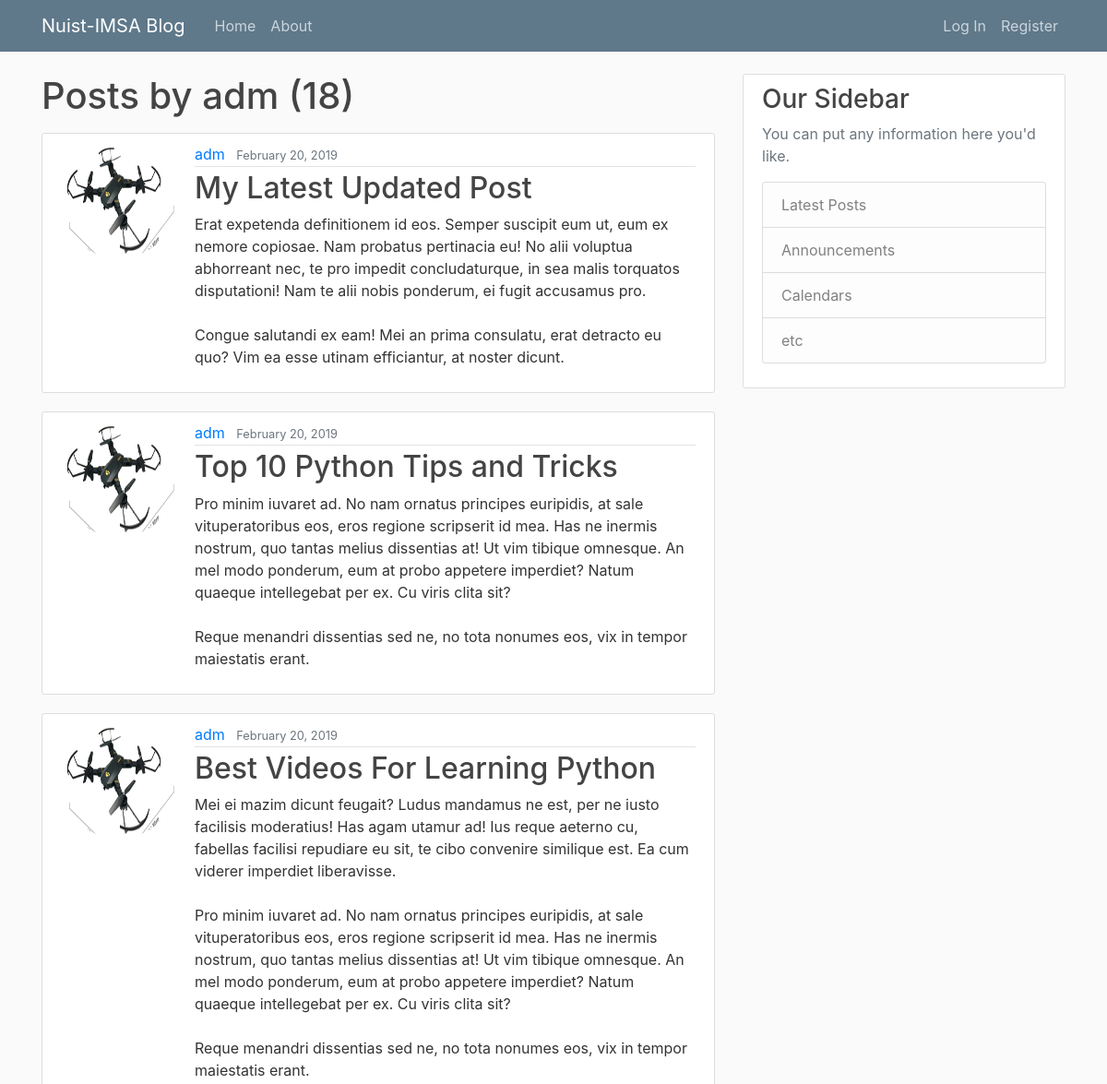
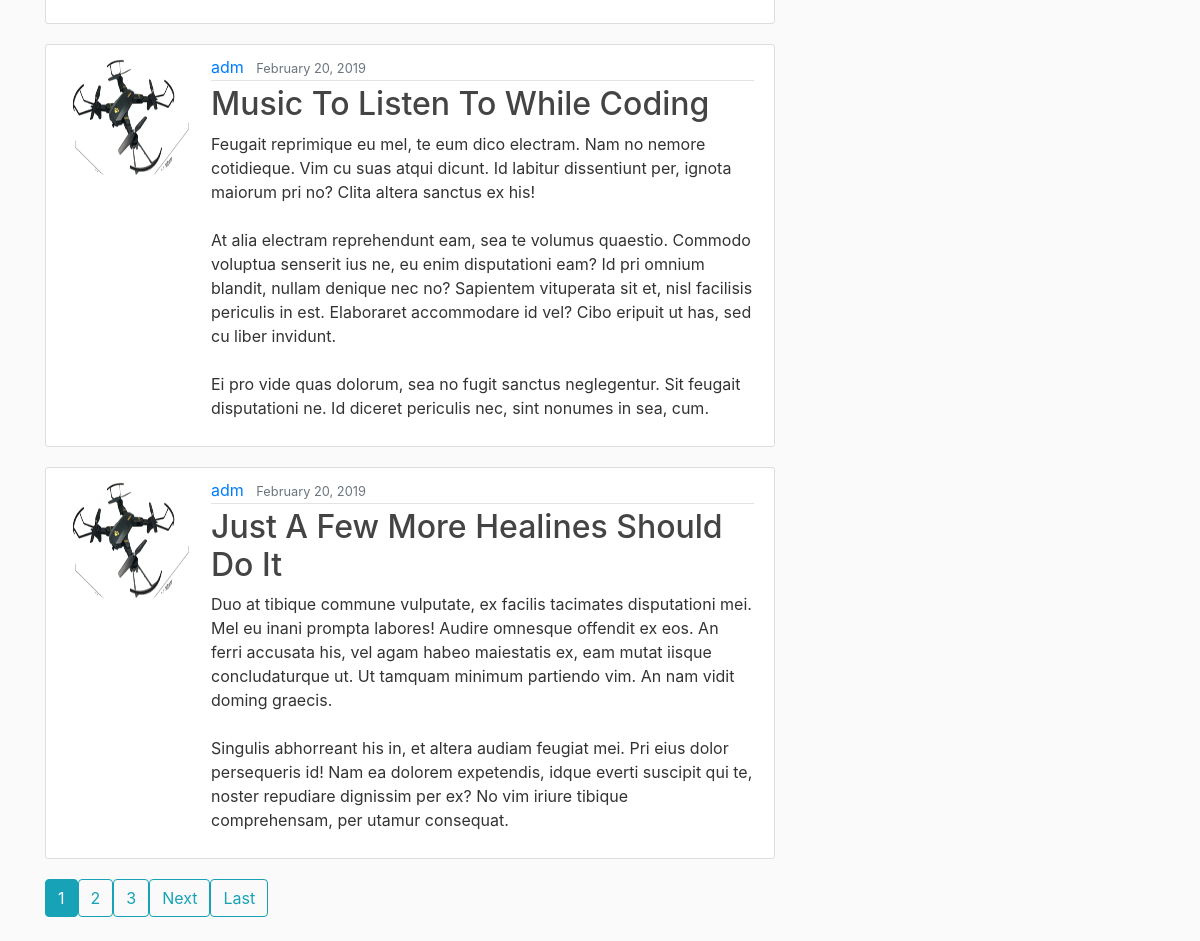
Screenshot of /user/adm with the database file from the repository (2 pictures, top to bottom).
### blog/models.py (models this page shows, shortened)
class Post(models.Model):
	title = models.CharField(max_length=100)
	content = models.TextField()
	date_posted = models.DateTimeField(default=timezone.now)
	author = models.ForeignKey(User, on_delete=models.CASCADE)

### users/models.py (models this page shows, shortened)
class Profile(models.Model):
	user =models.OneToOneField(User,on_delete=models.CASCADE)
	image = models.ImageField(default='default.jpg', upload_to='Profile_pics')

### blog/views.py (the view)
# urls.py: path('user/<str:username>', UserPostListView.as_view(), name='user-posts'),
class UserPostListView(ListView):
	model=Post
	template_name='blog/user_posts.html'
	context_object_name = 'posts'
	ordering = ['-date_posted']
	paginate_by = 5
	def get_queryset(self):
		user = get_object_or_404(User, username=self.kwargs.get('username'))
		return Post.objects.filter(author=user).order_by('-date_posted')

### blog/templates/blog/user_posts.html (shortened to what this page needs)
{% extends "base.html" %}
{%block body%}
	<h1 class="mb-3">Posts by {{view.kwargs.username }} ({{page_obj.paginator.count }})</h1>
		{% for post in posts %}
			<article class="media content-section">
			<img class="rounded-circle account-img" src="{{post.author.profile.image.url}}">
			  <div class="media-body">
			    <div class="article-metadata">
			      <a class="mr-2" href="{% url 'user-posts' post.author.username %}">{{ post.author }}</a>
			      <small class="text-muted">{{ post.date_posted | date:"F d, Y " }}</small>
			    </div>
			    <h2><a class="article-title" href="{% url 'post-detail' post.id %}">{{ post.title }}</a></h2>
			    <p class="article-content">{{ post.content }}</p>
			  </div>
			</article>
		{% endfor %}
		{%if is_paginated%}
		<ul class="pagination">
			{%for num in page_obj.paginator.page_range%}
				{%if page_obj.number == num%}
					<a class="btn btn-info mb-4" href="?page={{num}}">{{num}}</a>
				{%elif num > page_obj.number|add:'-3' and num < page_obj.number|add:'3'%}
					<a class="btn btn-outline-info mb-4" href="?page={{num}}">{{num}}</a>
				{%endif%}
			{%endfor%}
			{%if page_obj.has_next%}
				<a class="btn btn-outline-info mb-4" href="?page={{page_obj.next_page_number}}">Next</a>
				<a class="btn btn-outline-info mb-4" href="?page={{page_obj.paginator.num_pages}}">Last</a>
			{%endif%}
		{%endif%}
{%endblock body%}

### blog/templates/base.html (shortened to what this page needs)
{% load static %}
<html>
<head>
    <link rel="stylesheet" href="https://stackpath.bootstrapcdn.com/bootstrap/4.3.1/css/bootstrap.min.css">
    <link rel="stylesheet" type="text/css" href="{% static "blog/main.css"%}">
</head>
<body>
	<header class="site-header">
	  <nav class="navbar navbar-expand-md navbar-dark bg-steel fixed-top">
	    <div class="container">
	      <a class="navbar-brand mr-4" href="{% url 'blog-home' %}">Nuist-IMSA Blog</a>
	      <div class="collapse navbar-collapse" id="navbarToggle">
	        <div class="navbar-nav mr-auto">
	          <a class="nav-item nav-link" href="{% url 'blog-home' %}">Home</a>
	          <a class="nav-item nav-link" href="{% url 'blog-about' %}">About</a>
	        </div>
	        <div class="navbar-nav">
	        {% if user.is_authenticated %}
	        	<a class="nav-item nav-link" href="{% url 'post-create' %}">New Post</a>
	        	<a class="nav-item nav-link" href="{% url 'profile' %}">Profile</a>
	        	<a class="nav-item nav-link" href="{% url 'logout' %}">Log Out</a>
	        {% else %}
	          <a class="nav-item nav-link" href="{% url 'login' %}">Log In</a>
	          <a class="nav-item nav-link" href="{% url 'register' %}">Register</a>
	          {% endif %}
	        </div>
	      </div>
	    </div>
	  </nav>
	</header>
	<main role="main" class="container">
	  <div class="row">
	    <div class="col-md-8">
	      	{% block body %}
			{%endblock%}
	    </div>
	    <div class="col-md-4">
	      <div class="content-section">
	        <h3>Our Sidebar</h3>
	        <p class='text-muted'>You can put any information here you'd like.
	          <ul class="list-group">
	            <li class="list-group-item list-group-item-light">Latest Posts</li>
	            <li class="list-group-item list-group-item-light">Announcements</li>
	            <li class="list-group-item list-group-item-light">Calendars</li>
	            <li class="list-group-item list-group-item-light">etc</li>
	          </ul>
	        </p>
	      </div>
	    </div>
	  </div>
	</main>
</body>
</html>

### blog/static/blog/main.css (style rules this page uses)
body { background: #fafafa; color: #333333; margin-top: 5rem; }
h1, h2, h3, h4, h5, h6 { color: #444444; }
ul { margin: 0; }
.bg-steel { background-color: #5f788a; }
.site-header .navbar-nav .nav-link { color: #cbd5db; }
.content-section { background: #ffffff; padding: 10px 20px; border: 1px solid #dddddd; border-radius: 3px; margin-bottom: 20px; }
.article-title { color: #444444; }
.article-content { white-space: pre-line; }
.article-metadata { padding-bottom: 1px; margin-bottom: 4px; border-bottom: 1px solid #e3e3e3 }
.account-img { height: 125px; width: 125px; margin-right: 20px; margin-bottom: 16px; }

### rows the page displays
Post: author.profile.image (picture), author "adm", date_posted "February 20, 2019", title "My Latest Updated Post", content "Erat expetenda definitionem id eos. Semper suscipit eum ut, eum ex nemore copiosae. Nam probatus pertinacia eu! No alii voluptua abhorreant nec, te pro impedit concludaturque, in sea malis torquatos disputationi! Nam te alii nobis ponderum, ei fugit accusamus pro. Congue salutandi ex eam! Mei an prima consulatu, erat detracto eu quo? Vim ea esse utinam efficiantur, at noster dicunt."
Post: author.profile.image (picture), author "adm", date_posted "February 20, 2019", title "Top 10 Python Tips and Tricks", content "Pro minim iuvaret ad. No nam ornatus principes euripidis, at sale vituperatoribus eos, eros regione scripserit id mea. Has ne inermis nostrum, quo tantas melius dissentias at! Ut vim tibique omnesque. An mel modo ponderum, eum at probo appetere imperdiet? Natum quaeque intellegebat per ex. Cu viris clita sit? Reque menandri dissentias sed ne, no tota nonumes eos, vix in tempor maiestatis erant."
Post: author.profile.image (picture), author "adm", date_posted "February 20, 2019", title "Best Videos For Learning Python", content "Mei ei mazim dicunt feugait? Ludus mandamus ne est, per ne iusto facilisis moderatius! Has agam utamur ad! Ius reque aeterno cu, fabellas facilisi repudiare eu sit, te cibo convenire similique est. Ea cum viderer imperdiet liberavisse. Pro minim iuvaret ad. No nam ornatus principes euripidis, at sale vituperatoribus eos, eros regione scripserit id mea. Has ne inermis nostrum, quo tantas melius dissentias at! Ut vim tibique omnesque. An mel modo ponderum, eum at probo appetere imperdiet? Natum quaeque intellegebat per ex. Cu viris clita sit? Reque menandri dissentias sed ne, no tota nonumes eos, vix in tempor maiestatis erant."
Post: author.profile.image (picture), author "adm", date_posted "February 20, 2019", title "Music To Listen To While Coding", content "Feugait reprimique eu mel, te eum dico electram. Nam no nemore cotidieque. Vim cu suas atqui dicunt. Id labitur dissentiunt per, ignota maiorum pri no? Clita altera sanctus ex his! At alia electram reprehendunt eam, sea te volumus quaestio. Commodo voluptua senserit ius ne, eu enim disputationi eam? Id pri omnium blandit, nullam denique nec no? Sapientem vituperata sit et, nisl facilisis periculis in est. Elaboraret accommodare id vel? Cibo eripuit ut has, sed cu liber invidunt. Ei pro vide quas dolorum, sea no fugit sanctus neglegentur. Sit feugait disputationi ne. Id diceret periculis nec, sint nonumes in sea, cum."
Post: author.profile.image (picture), author "adm", date_posted "February 20, 2019", title "Just A Few More Healines Should Do It", content "Duo at tibique commune vulputate, ex facilis tacimates disputationi mei. Mel eu inani prompta labores! Audire omnesque offendit ex eos. An ferri accusata his, vel agam habeo maiestatis ex, eam mutat iisque concludaturque ut. Ut tamquam minimum partiendo vim. An nam vidit doming graecis. Singulis abhorreant his in, et altera audiam feugiat mei. Pri eius dolor persequeris id! Nam ea dolorem expetendis, idque everti suscipit qui te, noster repudiare dignissim per ex? No vim iriure tibique comprehensam, per utamur consequat."

### other values shown
{{ view.kwargs.username }} "adm"
{{ page_obj.paginator.count }} "18"
{{ num }} "1"
{{ num }} "2" "3"
